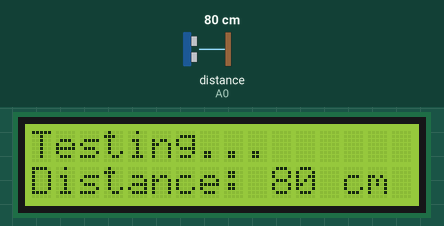
Recording of a sketch running on a simulated Arduino Uno, built with avr-gcc and run on an emulated ATmega328P. Parts: 16×2 character LCD. Wiring (inferred from the names in the program): ultrasonic range finder: trigger A1; echo A0. The test bench sets the inputs (shaded band); at power-on: distance to the obstacle (sensor on A0) 80 cm. The echo pulse lasts 58.3 µs per cm.

Above: at 1.2 s.
1.3 s: distance to the obstacle (sensor on A0) set to 2 cm
At 2.5 s:
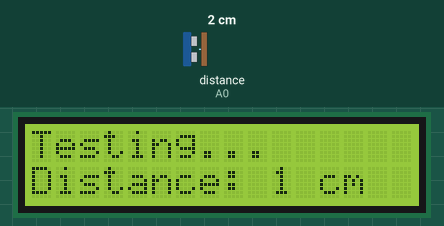
4.5 s: distance to the obstacle (sensor on A0) set to 4 cm
At 6.2 s:
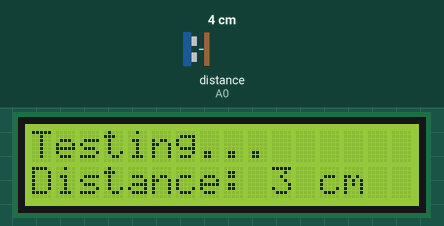
6.5 s: distance to the obstacle (sensor on A0) set to 9 cm
At 8.3 s:
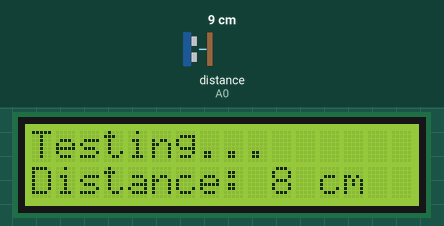
Timing chart, 0 to 9.8 s (numbered marks = the images above; inputs shaded):
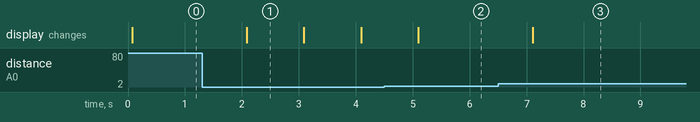

Measured:
- after the input at 1.3 s, the display: changes after 0.78 s (image 1)
- after the input at 4.5 s, the display: changes after 0.60 s (image 2)
- after the input at 6.5 s, the display: changes after 0.61 s (image 3)
- what the display in image 1 shows lasts 1.0 s, from 2.1 s to 3.1 s

The sketch:

Ultrasonic.ino
```cpp
#include <LiquidCrystal.h>
#include <util/delay_basic.h>

// Initialize the LCD.
LiquidCrystal lcd(10, 11, 12, 13, 3, 4, 5, 6, 7, 8, 9);

int echoPin = A0;
int trigPin = A1;

long Timing() {
	digitalWrite(trigPin, LOW);
	delayMicroseconds(2);
	digitalWrite(trigPin, HIGH);
	delayMicroseconds(10);
	digitalWrite(trigPin, LOW);
	return pulseIn(echoPin,HIGH);
}

long Ranging(int sys) {
	long duration = Timing();
	long distacne_cm = duration / 29 / 2 ;
	long distance_inc = duration / 74 / 2;
	return (sys) ? distacne_cm : distance_inc;
}

void setup() {
    lcd.begin(16, 2);
	pinMode(echoPin, INPUT);
	pinMode(trigPin, OUTPUT);
}

void loop() {
	char line[16];
	sprintf(line, "Distance: %i cm ", Ranging(true));

	// set the cursor to column 0, line 1
	lcd.setCursor(0, 0);
	lcd.print("Testing...");

	// set the cursor to column 0, line 2
	lcd.setCursor(0, 1);
	lcd.print(line);
	delay(1000);
}
```
